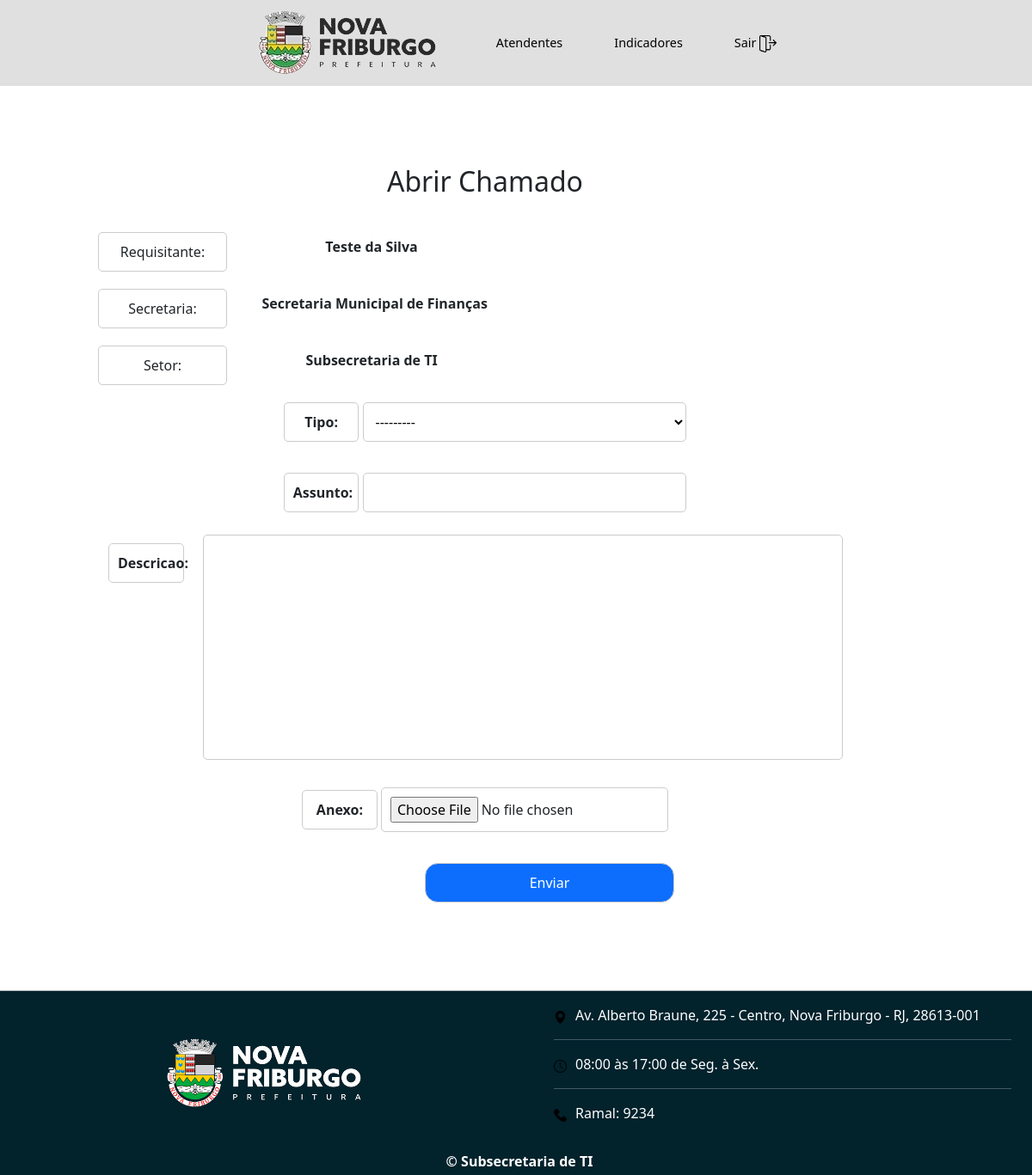
Screenshot of /abrirChamado/ (signed in) with the database file from the repository.
### chamadosApp/models.py (models this page shows, shortened)
class Servidor(models.Model):
    user = models.ForeignKey(User, on_delete=models.CASCADE)
    nome = models.CharField(max_length=75)
    email = models.EmailField(max_length=254, default='')
    setor = models.ForeignKey(Setor, verbose_name='Setor', on_delete=models.CASCADE)
    def __str__(self):
        return self.nome

class Setor(models.Model):
    secretaria = models.ForeignKey(Secretaria, verbose_name="Secretaria", on_delete=models.CASCADE)
    nome = models.CharField(max_length=100, default='')
    cep = models.CharField(max_length=8, default='')
    bairro = models.CharField(max_length=50, default='')
    logradouro = models.CharField(max_length=150, default='')
    def __str__(self):
        return self.nome

class Secretaria(models.Model):
    nome = models.CharField(max_length=70)
    def __str__(self):
        return self.nome

### chamadosApp/views.py (the view, shortened to what this page needs)
# urls.py: path('abrirChamado/', views.abrirChamado, name='abrirChamado'),
@login_required
def abrirChamado(request):
    servidor = Servidor.objects.get(user=request.user)
    form = Chamado_Form()
    context={
        'form': form,
        'servidor': servidor,
    }
    return render(request, '_pages_/abrirChamado.html', context)

### chamadosApp/forms.py
class Chamado_Form(ModelForm):
    class Meta:
        model = Chamado
        widgets = {
            'tipo': forms.Select(attrs={'readonly': True}),
        }
        exclude = ['dataAbertura', 'dataFechamento', 'prioridade', 'status', 'numero', 'atendente', 'requisitante', 'secretaria', 'setor']

### chamadosApp/models.py (called while the page is built)
    def __str__(self):
        return self.nome

### chamadosApp/templates/_pages_/abrirChamado.html (shortened to what this page needs)
{% extends "template.html" %}
{% block main %}
<link rel="stylesheet" href="/static/css/form-chamado.css">
<div class="row">
  <div class="col d-flex py-5">
      <div class="row w-100">
          <div class="col-10 pb-4 m-auto bg-white">
              <div class="row">
                  <div class="col px-4">
                      <div class="pt-4 px-2">
                          <form class="form-main" method="POST">
                              <h2 style="text-align: center; margin-bottom: 30px">Abrir Chamado</h2>
                              <div class="form-group row">
                                  <label for="id_requisitante" class="col-sm-2 col-form-label">Requisitante:</label>
                                  <div class="col-sm-10">
                                      <p id="id_requisitante" name="requisitante">{{ servidor }}</p>
                                  </div>
                              </div>
                              <div class="form-group row">
                                  <label for="id_secretaria" class="col-sm-2 col-form-label">Secretaria:</label>
                                  <div class="col-sm-10">
                                      <p id="id_secretaria" name="secretaria">{{ servidor.setor.secretaria }}</p>
                                  </div>
                              </div>
                              <div class="form-group row">
                                  <label for="id_setor" class="col-sm-2 col-form-label">Setor:</label>
                                  <div class="col-sm-10">
                                      <p id="id_setor" name="setor">{{ servidor.setor }}</p>
                                  </div>
                              </div>
                              {{ form.as_p|safe }}
                              <div class="form-group row">
                                  <div class="col-sm-10 offset-sm-2">
                                      <button id="save-button" type="submit" class="btn btn-primary">
                                          Enviar
                                      </button>
                                  </div>
                              </div>
                          </form>
                      </div>
                  </div>
              </div>
          </div>
      </div>
  </div>
</div>
{% endblock %}

### chamadosTI/static/css/style.css (style rules this page uses)
p { font-weight: bold; text-decoration-color: red; }

### chamadosApp/static/css/mainPage.css (style rules this page uses)
.form-main { text-align: center; }
#form-pesquisa-chamado select, input { margin-bottom: 20px; }
#id_numero, #id_assunto { width: 43%; }
#id_requisitante, #id_tipo { width: 43%; }
#id_setor { width: 43%; }
#id_secretaria { width: 44%; }

### chamadosApp/static/css/form-chamado.css (style rules this page uses)
.form-main label, .form-main input, .form-main button { margin: 10px 0; padding: 10px; border: 1px solid #ccc; border-radius: 5px; }
#id_descricao { width: 85%; padding: 10px; border: 1px solid #ccc; border-radius: 5px; resize: none; height: 20%; }
label[for=id_descricao] { float: left; }
select { width: 85%; padding: 10px; border: 1px solid #ccc; border-radius: 5px; font-size: 16px; line-height: 1.5; background-color: white; }
input[type="text"] { width: 85%; padding: 10px; border: 1px solid #ccc; border-radius: 5px; font-size: 16px; line-height: 1.5; }
label { width: 10%; }
#save-button { width: 40%; border-radius: 15px; }
#id_requisitante, #id_secretaria, #id_setor { margin-top: 15px; }

### rows the page displays
Servidor: nome "Teste da Silva", setor.secretaria "Secretaria Municipal de Finanças", setor "Subsecretaria de TI"
